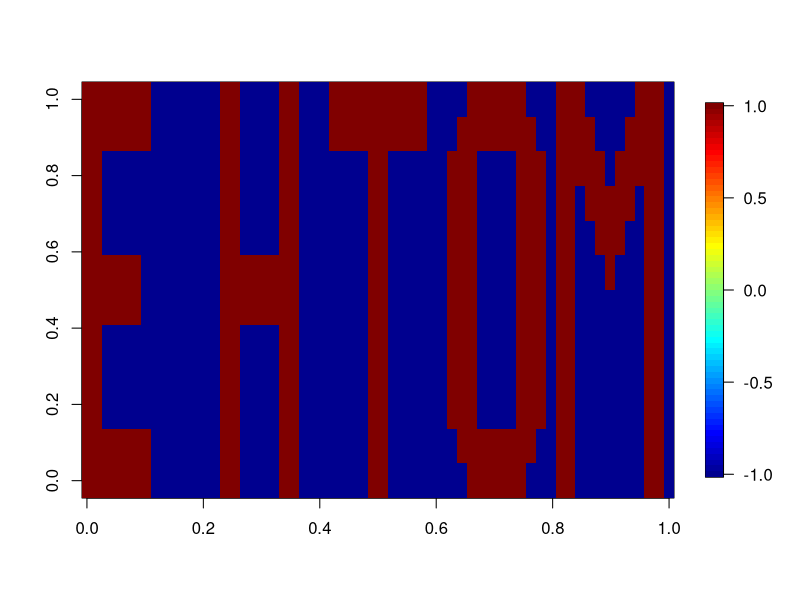
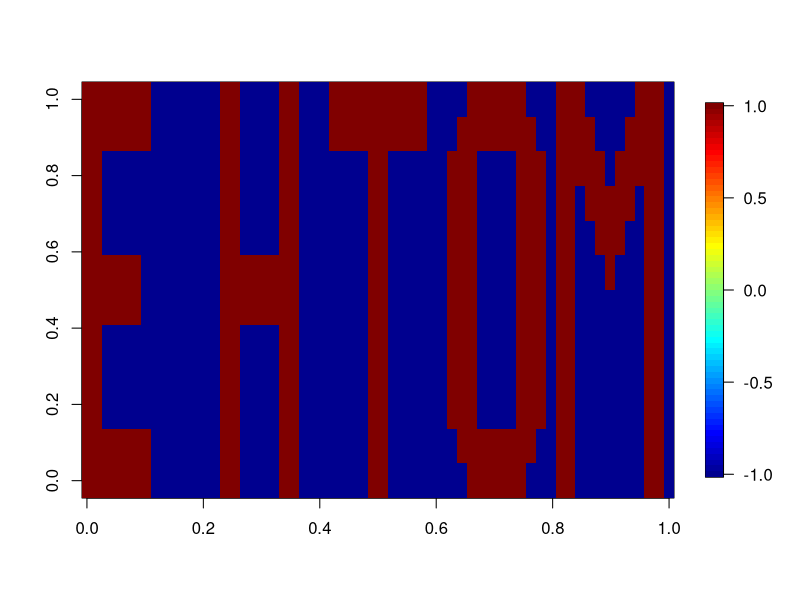
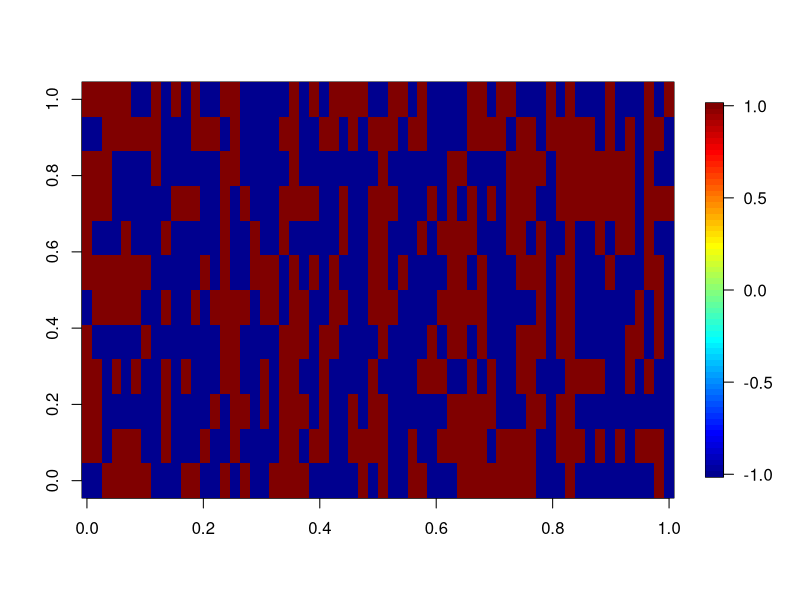
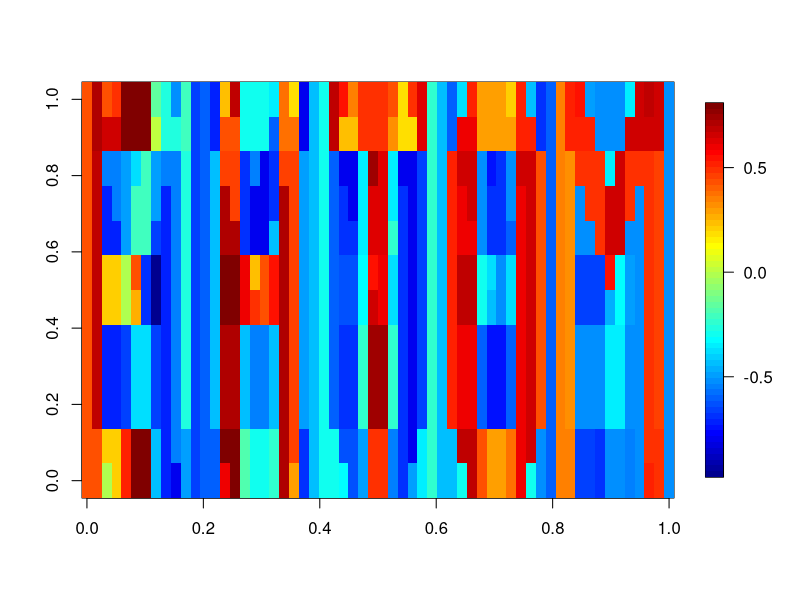

Reproduce these figures in R, in order.
## ---- chunk 1

## Load packages

suppressMessages(
    library(fields)
)
    
## Load in the data

E <- matrix(nrow = 12, ncol = 12)

E[1,] <- c(1,1,1,1,1,1,1,0,0,0,0,0)
E[2,] <- c(1,1,1,1,1,1,1,0,0,0,0,0)
E[3,] <- c(1,1,0,0,0,0,0,0,0,0,0,0)
E[4,] <- c(1,1,0,0,0,0,0,0,0,0,0,0)
E[5,] <- c(1,1,0,0,0,0,0,0,0,0,0,0)
E[6,] <- c(1,1,1,1,1,1,0,0,0,0,0,0)
E[7,] <- c(1,1,1,1,1,1,0,0,0,0,0,0)
E[8,] <- c(1,1,0,0,0,0,0,0,0,0,0,0)
E[9,] <- c(1,1,0,0,0,0,0,0,0,0,0,0)
E[10,] <- c(1,1,0,0,0,0,0,0,0,0,0,0)
E[11,] <- c(1,1,1,1,1,1,1,0,0,0,0,0)
E[12,] <- c(1,1,1,1,1,1,1,0,0,0,0,0)

H <- matrix(nrow = 12, ncol = 12)

H[1,] <- c(0,0,1,1,0,0,0,0,1,1,0,0)
H[2,] <- c(0,0,1,1,0,0,0,0,1,1,0,0)
H[3,] <- c(0,0,1,1,0,0,0,0,1,1,0,0)
H[4,] <- c(0,0,1,1,0,0,0,0,1,1,0,0)
H[5,] <- c(0,0,1,1,0,0,0,0,1,1,0,0)
H[6,] <- c(0,0,1,1,1,1,1,1,1,1,0,0)
H[7,] <- c(0,0,1,1,1,1,1,1,1,1,0,0)
H[8,] <- c(0,0,1,1,0,0,0,0,1,1,0,0)
H[9,] <- c(0,0,1,1,0,0,0,0,1,1,0,0)
H[10,] <- c(0,0,1,1,0,0,0,0,1,1,0,0)
H[11,] <- c(0,0,1,1,0,0,0,0,1,1,0,0)
H[12,] <- c(0,0,1,1,0,0,0,0,1,1,0,0)

T <- matrix(nrow = 12, ncol = 12)

T[1,] <- c(0,1,1,1,1,1,1,1,1,1,1,0)
T[2,] <- c(0,1,1,1,1,1,1,1,1,1,1,0)
T[3,] <- c(0,0,0,0,0,1,1,0,0,0,0,0)
T[4,] <- c(0,0,0,0,0,1,1,0,0,0,0,0)
T[5,] <- c(0,0,0,0,0,1,1,0,0,0,0,0)
T[6,] <- c(0,0,0,0,0,1,1,0,0,0,0,0)
T[7,] <- c(0,0,0,0,0,1,1,0,0,0,0,0)
T[8,] <- c(0,0,0,0,0,1,1,0,0,0,0,0)
T[9,] <- c(0,0,0,0,0,1,1,0,0,0,0,0)
T[10,] <- c(0,0,0,0,0,1,1,0,0,0,0,0)
T[11,] <- c(0,0,0,0,0,1,1,0,0,0,0,0)
T[12,] <- c(0,0,0,0,0,1,1,0,0,0,0,0)

O <- matrix(nrow = 12, ncol = 12)

O[1,] <- c(0,0,0,1,1,1,1,1,1,0,0,0)
O[2,] <- c(0,0,1,1,1,1,1,1,1,1,0,0)
O[3,] <- c(0,1,1,1,0,0,0,0,1,1,1,0)
O[4,] <- c(0,1,1,1,0,0,0,0,1,1,1,0)
O[5,] <- c(0,1,1,1,0,0,0,0,1,1,1,0)
O[6,] <- c(0,1,1,1,0,0,0,0,1,1,1,0)
O[7,] <- c(0,1,1,1,0,0,0,0,1,1,1,0)
O[8,] <- c(0,1,1,1,0,0,0,0,1,1,1,0)
O[9,] <- c(0,1,1,1,0,0,0,0,1,1,1,0)
O[10,] <- c(0,1,1,1,0,0,0,0,1,1,1,0)
O[11,] <- c(0,0,1,1,1,1,1,1,1,1,0,0)
O[12,] <- c(0,0,0,1,1,1,1,1,1,0,0,0)

M <- matrix(nrow = 12, ncol = 12)

M[1,] <- c(1,1,1,0,0,0,0,0,1,1,1,0)
M[2,] <- c(1,1,1,1,0,0,0,1,1,1,1,0)
M[3,] <- c(1,1,1,1,1,0,1,1,1,1,1,0)
M[4,] <- c(1,1,0,1,1,1,1,1,0,1,1,0)
M[5,] <- c(1,1,0,0,1,1,1,0,0,1,1,0)
M[6,] <- c(1,1,0,0,0,1,0,0,0,1,1,0)
M[7,] <- c(1,1,0,0,0,0,0,0,0,1,1,0)
M[8,] <- c(1,1,0,0,0,0,0,0,0,1,1,0)
M[9,] <- c(1,1,0,0,0,0,0,0,0,1,1,0)
M[10,] <- c(1,1,0,0,0,0,0,0,0,1,1,0)
M[11,] <- c(1,1,0,0,0,0,0,0,0,1,1,0)
M[12,] <- c(1,1,0,0,0,0,0,0,0,1,1,0)

E[E == 0] <- -1
H[H == 0] <- -1
T[T == 0] <- -1
O[O == 0] <- -1
M[M == 0] <- -1

## Load in the err_corr function

err_corr <- function(x, y, mu, n, tol) {
    
    x_orig <- x
    y_orig <- y
    
    x_dims <- dim(x)
    y_dims <- dim(y)
    
    mem_matrix <- matrix(0, nrow = y_dims[1], ncol = x_dims[1])
    
    for (i in 1:n) {
        
        j <- sample(1:x_dims[2])
        x <- x[, j]
        y <- y[, j]
        
        for (k in 1:x_dims[2]) {
            
            mem_matrix <- mem_matrix + mu * (y[,k] - mem_matrix %*% x[,k]) %*% x[,k]
            
        }
        
        if (norm((y - mem_matrix %*% x), "2") <= tol) {
            
            # print("Gradient Search Terminated ===>>> ||y - mem_matrix*x|| <= tol")
            # print(paste0("Number of Iterations = ", n * k))
            mem_matrix <<- mem_matrix
            break
            
        }
        
        mem_matrix <<- mem_matrix
        
    }
    
}

## Vectorize the matrices and prepare the input

E_vec <- as.vector(E)
H_vec <- as.vector(H)
T_vec <- as.vector(T)
O_vec <- as.vector(O)
M_vec <- as.vector(M)

input <- cbind(E_vec, H_vec, T_vec, O_vec, M_vec)

## Set the parameters

mu <- 0.001
n <- 1000
tol <- 0.0000001

## Run the err_corr function to return the memory matrix

err_corr(input, input, mu, n, tol)

## ---- chunk 2

## Load in a function to rotate the output

rotate <- function(x) t(apply(x, 2, rev))

## ---- chunk 3

## Output the original image

image.plot(rbind(rotate(E), rotate(H), rotate(T), rotate(O), rotate(M)))

## ---- chunk 4

## Recall the images from memory

E_recall <- matrix(mem_matrix %*% E_vec, nrow = 12, ncol = 12)
H_recall <- matrix(mem_matrix %*% H_vec, nrow = 12, ncol = 12)
T_recall <- matrix(mem_matrix %*% T_vec, nrow = 12, ncol = 12)
O_recall <- matrix(mem_matrix %*% O_vec, nrow = 12, ncol = 12)
M_recall <- matrix(mem_matrix %*% M_vec, nrow = 12, ncol = 12)

## Rebuild the image

image.plot(rbind(rotate(E_recall), rotate(H_recall), rotate(T_recall), rotate(O_recall), rotate(M_recall)))

## ---- chunk 5

## Corrupt 25% of from each input pattern

inds <- sort(sample(1:144, 36, replace = FALSE))

E_vec_corr_25 <- E_vec
E_vec_corr_25[inds] <- E_vec_corr_25[inds] * (-1)

inds <- sort(sample(1:144, 36, replace = FALSE))

H_vec_corr_25 <- H_vec
H_vec_corr_25[inds] <- H_vec_corr_25[inds] * (-1)

inds <- sort(sample(1:144, 36, replace = FALSE))

T_vec_corr_25 <- T_vec
T_vec_corr_25[inds] <- T_vec_corr_25[inds] * (-1)

inds <- sort(sample(1:144, 36, replace = FALSE))

O_vec_corr_25 <- O_vec
O_vec_corr_25[inds] <- O_vec_corr_25[inds] * (-1)

inds <- sort(sample(1:144, 36, replace = FALSE))

M_vec_corr_25 <- M_vec
M_vec_corr_25[inds] <- M_vec_corr_25[inds] * (-1)

## ---- chunk 6

## Output the original, corrupted image

image.plot(rbind(rotate(matrix(E_vec_corr_25, nrow = 12, ncol = 12)), 
                 rotate(matrix(H_vec_corr_25, nrow = 12, ncol = 12)),
                 rotate(matrix(T_vec_corr_25, nrow = 12, ncol = 12)),
                 rotate(matrix(O_vec_corr_25, nrow = 12, ncol = 12)),
                 rotate(matrix(M_vec_corr_25, nrow = 12, ncol = 12))))

## ---- chunk 7

## Prepare the 25% corrupted input

input_corr_25 <- cbind(E_vec_corr_25, H_vec_corr_25, T_vec_corr_25, O_vec_corr_25, M_vec_corr_25)

## Call the err_corr function

err_corr(input_corr_25, input, mu, n, tol)

## Recall the 25% corrupted images from memory

E_25_recall <- matrix(mem_matrix %*% E_vec, nrow = 12, ncol = 12)
H_25_recall <- matrix(mem_matrix %*% H_vec, nrow = 12, ncol = 12)
T_25_recall <- matrix(mem_matrix %*% T_vec, nrow = 12, ncol = 12)
O_25_recall <- matrix(mem_matrix %*% O_vec, nrow = 12, ncol = 12)
M_25_recall <- matrix(mem_matrix %*% M_vec, nrow = 12, ncol = 12)

## Rebuild the image

image.plot(rbind(rotate(E_25_recall), rotate(H_25_recall), rotate(T_25_recall), rotate(O_25_recall), rotate(M_25_recall)))
